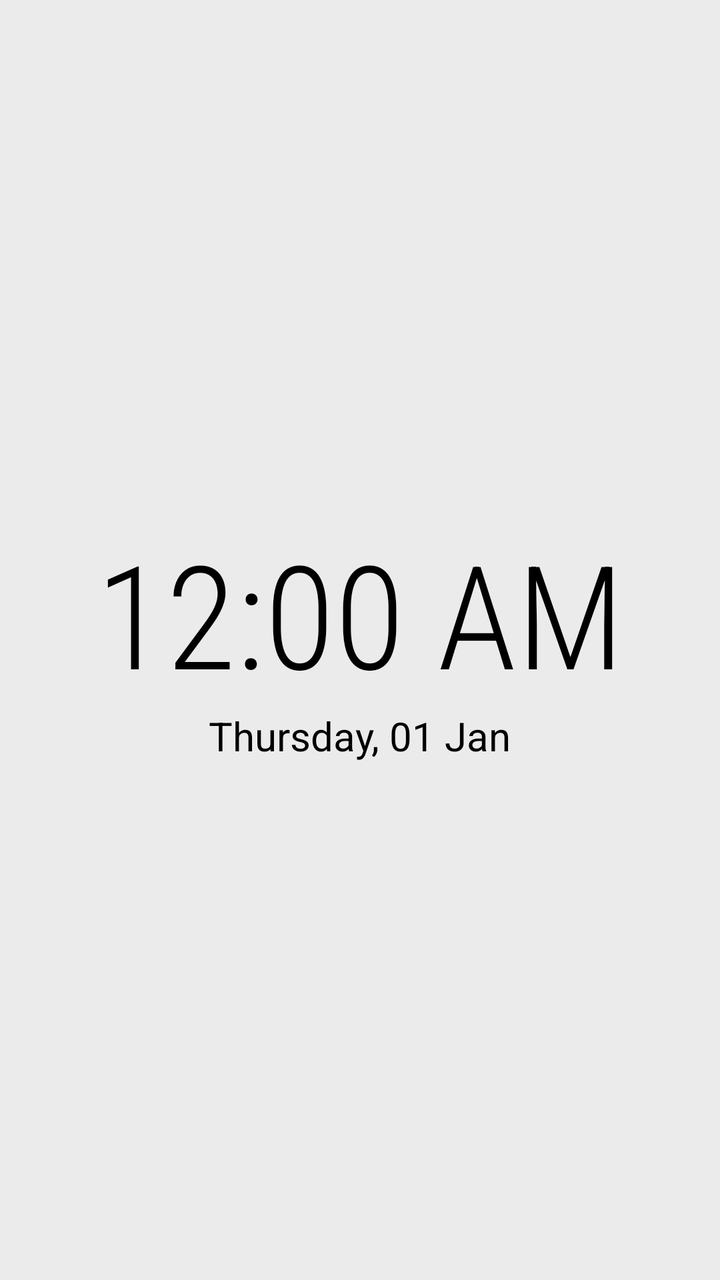
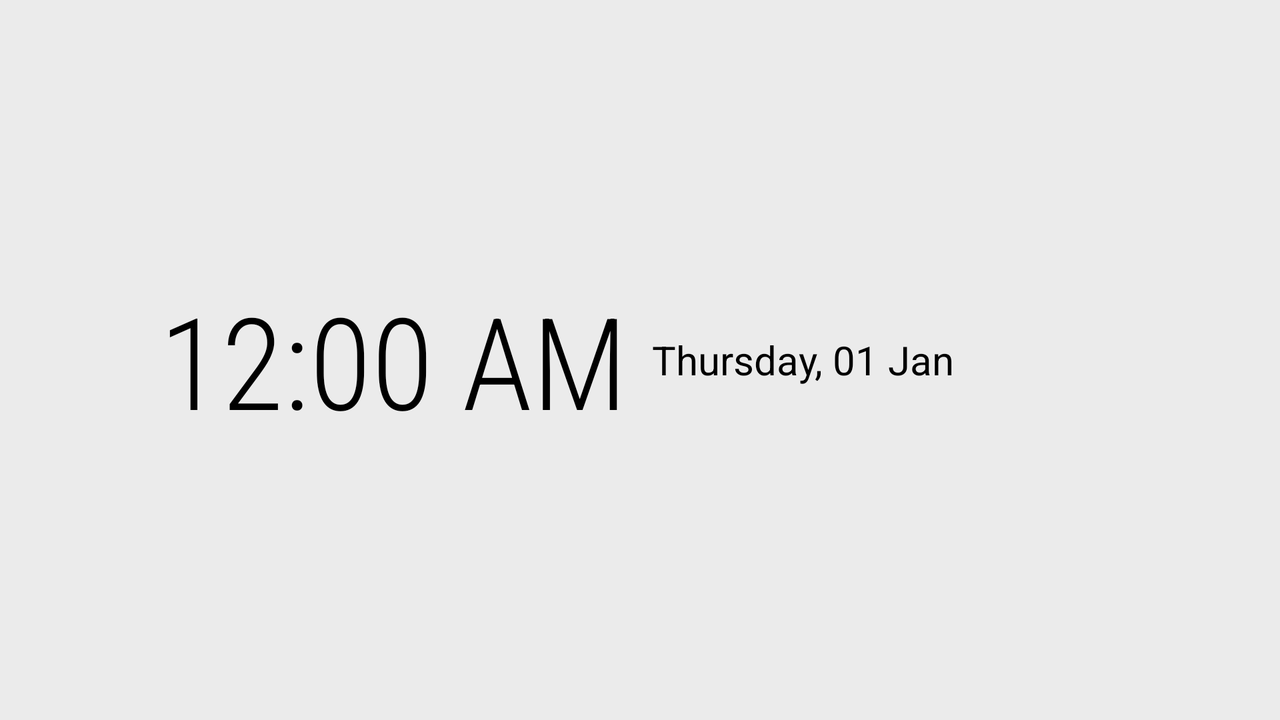

Two renders of one Android screen. The first uses the default layout on a phone; the second uses the alternative layout the repository ships for a different screen configuration, on a matching device. The two XML files are below.
<!-- AndroidManifest.xml: application theme bald_light -->
<!-- res/layout/notification_area.xml -->
<?xml version="1.0" encoding="utf-8"?>
<LinearLayout xmlns:android="http://schemas.android.com/apk/res/android"
    android:id="@+id/notifications_area"
    android:layout_width="wrap_content"
    android:layout_height="wrap_content"
    android:gravity="center"
    android:orientation="vertical"
    android:padding="8dp"
    android:importantForAccessibility="no">

    <TextClock
        android:id="@+id/clock"
        android:layout_width="wrap_content"
        android:layout_height="wrap_content"
        android:format12Hour="h:mm a"
        android:format24Hour="HH:mm"
        android:textColor="?bald_text_on_background"
        android:textSize="72sp"
        android:fontFamily="sans-serif-condensed-light"
        android:autoSizeTextType="uniform"
        android:autoSizeMinTextSize="40sp"
        android:autoSizeMaxTextSize="72sp"
        android:autoSizeStepGranularity="2sp" />

    <TextClock
        android:id="@+id/date"
        android:layout_width="wrap_content"
        android:layout_height="wrap_content"
        android:format12Hour="EEEE, dd MMM"
        android:format24Hour="EEEE, dd MMM"
        android:textColor="?bald_text_on_button"
        android:textSize="20sp"
        android:autoSizeTextType="uniform"
        android:autoSizeMinTextSize="12sp"
        android:autoSizeMaxTextSize="20sp"
        android:autoSizeStepGranularity="1sp" />
</LinearLayout>
<!-- resources referenced by this layout -->
<resources>
  <style name="AppTheme" parent="Theme.MaterialComponents.DayNight.NoActionBar">
          <item name="android:windowNoTitle">true</item>
          <item name="android:windowContentTransitions">true</item>
          <item name="android:windowFullscreen">false</item>
          <item name="android:windowContentOverlay">@null</item>
          <item name="android:windowBackground">?bald_background</item>
          <item name="bald_button_gold">@color/gold</item>
          <item name="bald_text_on_gold">@color/on_gold</item>
          <item name="android:actionBarStyle">@style/BaldActionBar</item>
      </style>
  <dimen name="bald_key_margin">2dp</dimen>
  <color name="bald_background_light">#EBEBEB</color>
  <color name="bald_background_transparent_light">#E4DDE2E3</color>
  <color name="bald_button_light">#D7DCD6</color>
  <color name="bald_button_clicked_light">#3C455C</color>
  <dimen name="bald_button_corners_radius_light">8dp</dimen>
  <color name="bald_button_disabled_light">#d6d6d6</color>
  <dimen name="bald_button_pill_corners_radius_light">500dp</dimen>
  <color name="bald_decoration_on_background_light">@color/bald_text_on_background_light</color>
  <color name="bald_decoration_on_button_light">@color/bald_text_on_button_light</color>
  <color name="bald_decoration_on_key_light">@color/bald_text_on_key_light</color>
  <color name="bald_hint_on_background_light">@color/bald_hint_on_button_light</color>
  <color name="bald_hint_on_button_light">#585858</color>
  <color name="bald_selected_on_background_light">#212121</color>
  <color name="bald_text_on_selected_light">#fff</color>
  <color name="bald_stroke_color_light">#84000000</color>
  <color name="bald_keyboard_key_background_light">@color/bald_button_light</color>
  <color name="bald_keyboard_key_pressed_background_light">@color/bald_button_clicked_light</color>
  <dimen name="bald_stroke_size_light">1dp</dimen>
  <color name="bald_text_on_background_light">#000</color>
  <color name="bald_text_on_button_light">#000</color>
  <color name="bald_text_on_key_light">@color/bald_text_on_background_light</color>
  <color name="ripple_light">#000000</color>
  <color name="gold">#ffcf40</color>
  <color name="on_gold">#000000</color>
  <style name="BaldActionBar" parent="@android:style/Widget.Holo.Light.ActionBar">
          <item name="android:background">?attr/bald_background</item>
      </style>
</resources>
<!-- res/layout-land/notification_area.xml (the author's variant of the layout above) -->
<!-- drawn on the phone turned sideways -->
<?xml version="1.0" encoding="utf-8"?>
<LinearLayout xmlns:android="http://schemas.android.com/apk/res/android"
    android:id="@+id/notifications_area"
    android:layout_width="match_parent"
    android:layout_height="wrap_content"
    android:gravity="center"
    android:orientation="horizontal"
    android:padding="8dp"
    android:importantForAccessibility="no">

    <TextClock
        android:id="@+id/clock"
        android:layout_width="0dp"
        android:layout_height="wrap_content"
        android:layout_weight="1"
        android:gravity="end"
        android:format12Hour="h:mm a"
        android:format24Hour="HH:mm"
        android:textColor="?bald_text_on_background"
        android:textSize="64sp"
        android:fontFamily="sans-serif-condensed-light"
        android:layout_marginEnd="12dp" />

    <TextClock
        android:id="@+id/date"
        android:layout_width="0dp"
        android:layout_height="wrap_content"
        android:layout_weight="1"
        android:gravity="start"
        android:format12Hour="EEEE, dd MMM"
        android:format24Hour="EEEE, dd MMM"
        android:textColor="?bald_text_on_button"
        android:textSize="20sp" />
</LinearLayout>
